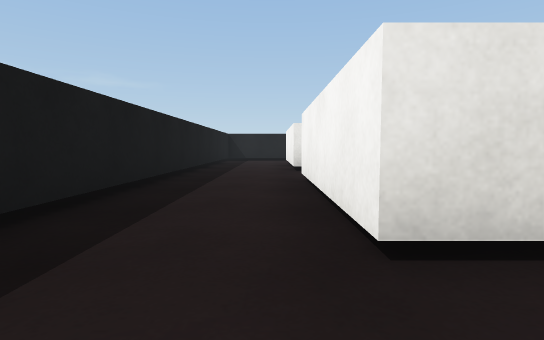
[1] (above)

20 first-person views from a walk through a scene from a Unity 3-D project. The camera is 0.55 m above the floor, tilts 4° down and sees 80° across. The floor is counted in squares, 1 m on a side. Each view is taken from the middle of a square. On the plan, view 1 faces up. The plan holds only what a view shows up to about 9 squares ahead; the rest is blank. The place goes on beyond the plan. Surface patterns are stand-ins for the level's own textures.

[2]
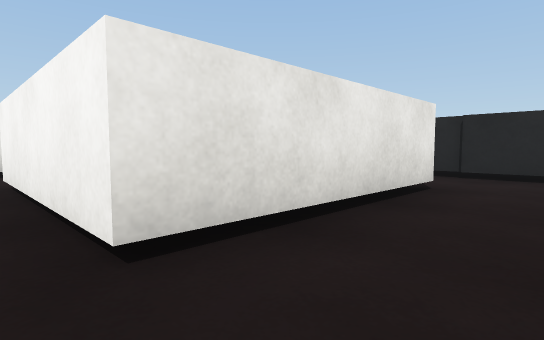

[3]
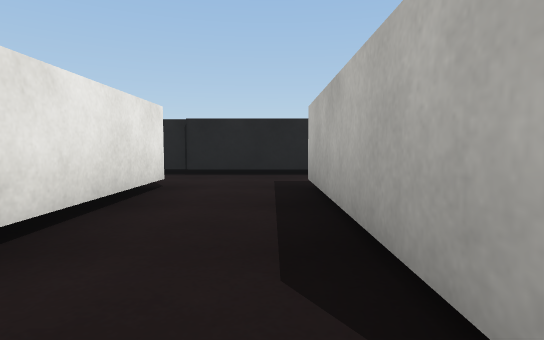

[4]
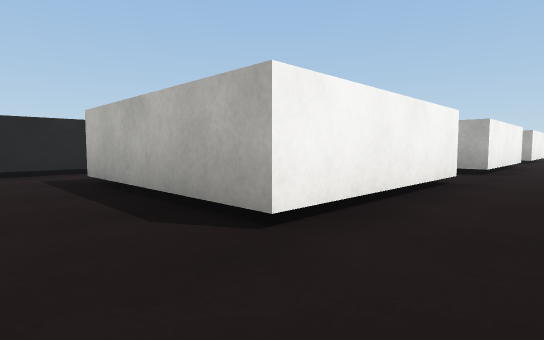

[5]
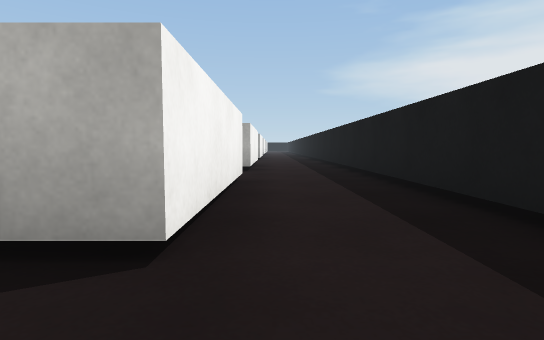

[6]
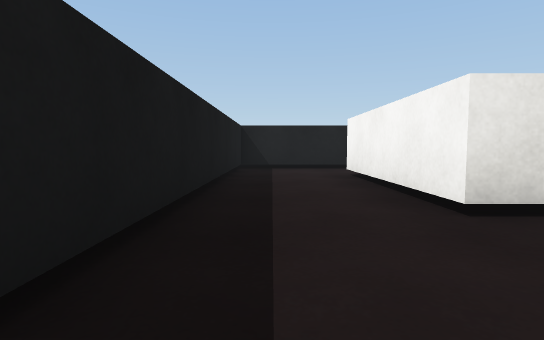

[7]
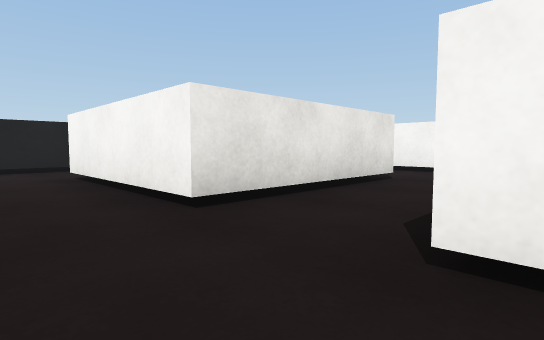

[8]
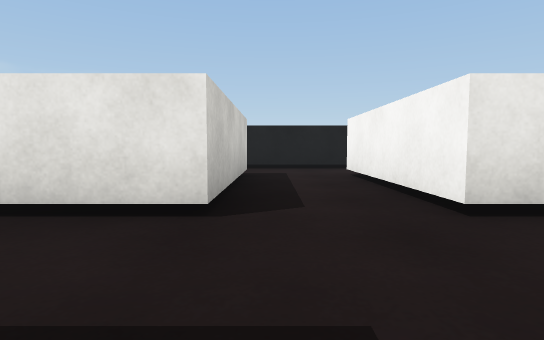

[9]
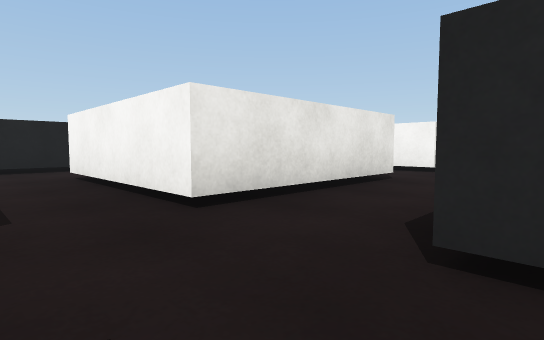

[10]
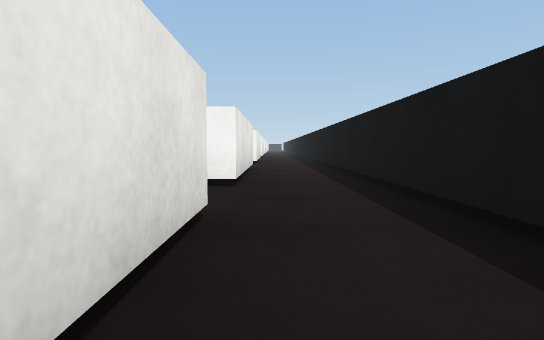

[11]
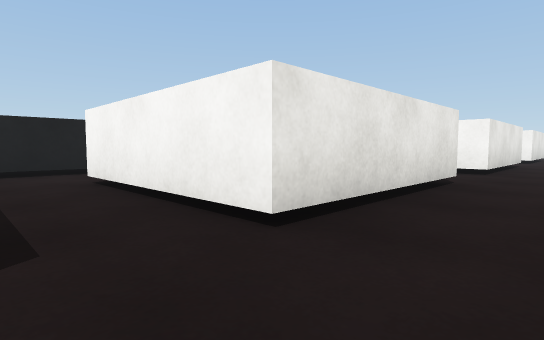

[12]
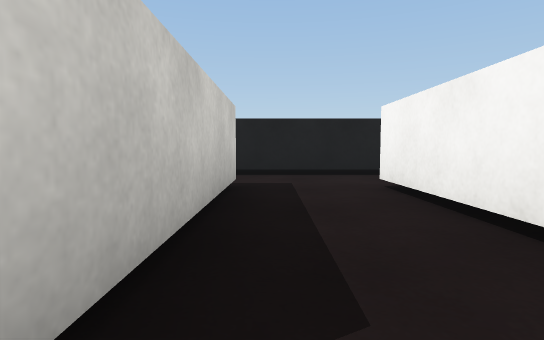

[13]
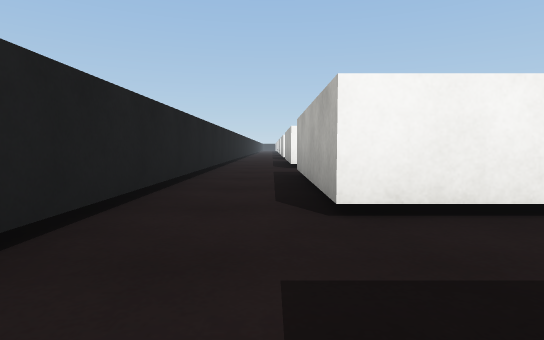

[14]
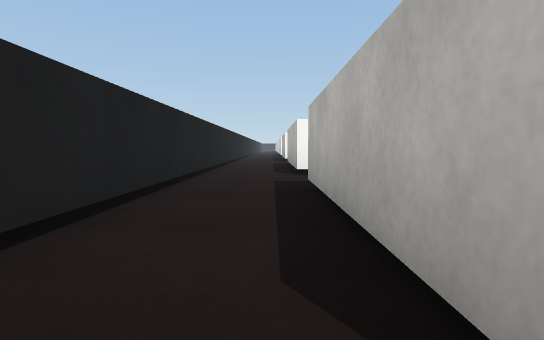

[15]
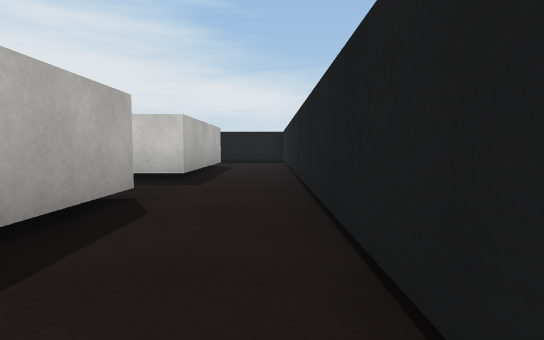

[16]
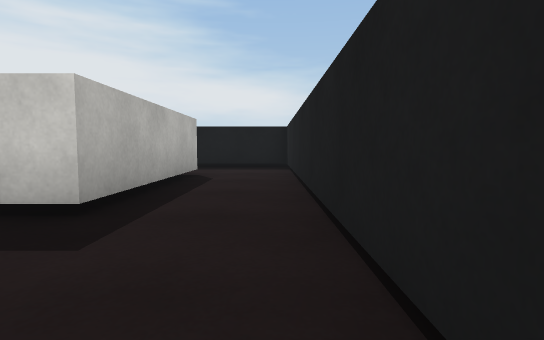

[17]
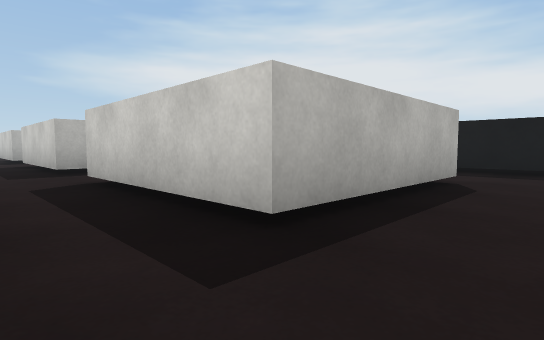

[18]
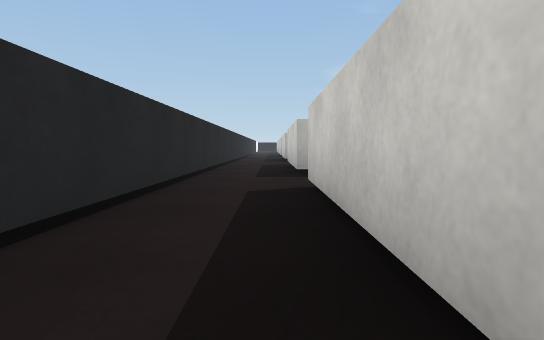

[19]
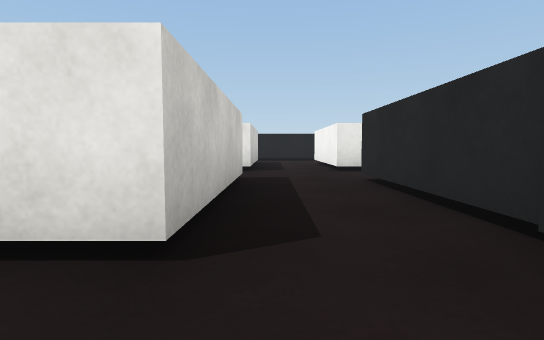

[20]
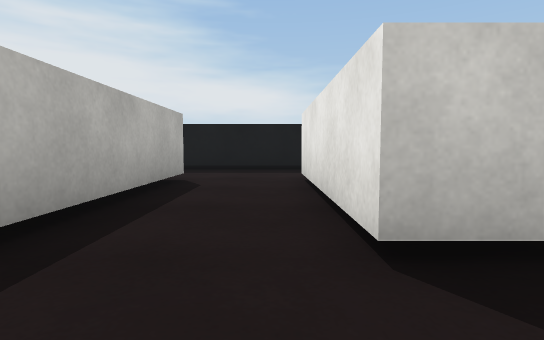

### Floor plan
Points are (right, up) in squares from view 1. A wall is a line through its corners. A room is listed if a view was taken in it or the views show most of it. See-through windows are left out.
Room 1 (views 1, 2, 3, 4, 5, 6, 7, 8, 9, 10, 11, 12, 13, 14, 15, 16, 17, 18, 19, 20)
walls: (4.5, 5.5) (4.5, 1.5) (0.5, 1.5) (0.5, 5.5); (9.8, 5.5) (17.1, 5.5); (4.5, 7.5) (0.5, 7.5) (0.5, 11.5) (4.5, 11.5) (4.5, 7.5); (10.5, 11.5) (10.5, 7.5) (6.5, 7.5) (6.5, 11.5) (8.2, 11.5); (4.5, -0.5) (4.5, -4.5) (0.5, -4.5) (0.5, -0.5) (4.5, -0.5); (16.5, 7.5) (12.5, 7.5) (12.5, 11.5) (16.5, 11.5); (-1.8, 0.4) (-1.8, -8); (18.6, 11.5) (21, 11.5); (21.5, 7.5) (18.5, 7.5) (18.5, 8.1); (6.5, -9) (6.5, 5.5); (21, 13.4) (-1.8, 13.4) (-1.8, 2); (0.5, -9.5) (0.5, -6.5) (4.5, -6.5) (4.5, -9.5)

Positions as (right, up) in squares from view 1, and headings:
1: (0, 0), facing up
2: (0, 0), facing up-right
3: (0, 0), facing right
4: (-1, 1), facing down-right
5: (0, 1), facing down
6: (-1, 5), facing up
7: (-1, 5), facing up-right
8: (5, 5), facing up
9: (5, 5), facing up-right
10: (8, 7), facing right
11: (11, 6), facing up-right
12: (11, 7), facing up
13: (10, 12), facing right
14: (12, 12), facing right
15: (10, 13), facing left
16: (7, 13), facing left
17: (6, 1), facing down-left
18: (5, 0), facing down
19: (5, 0), facing up
20: (6, -5), facing left
